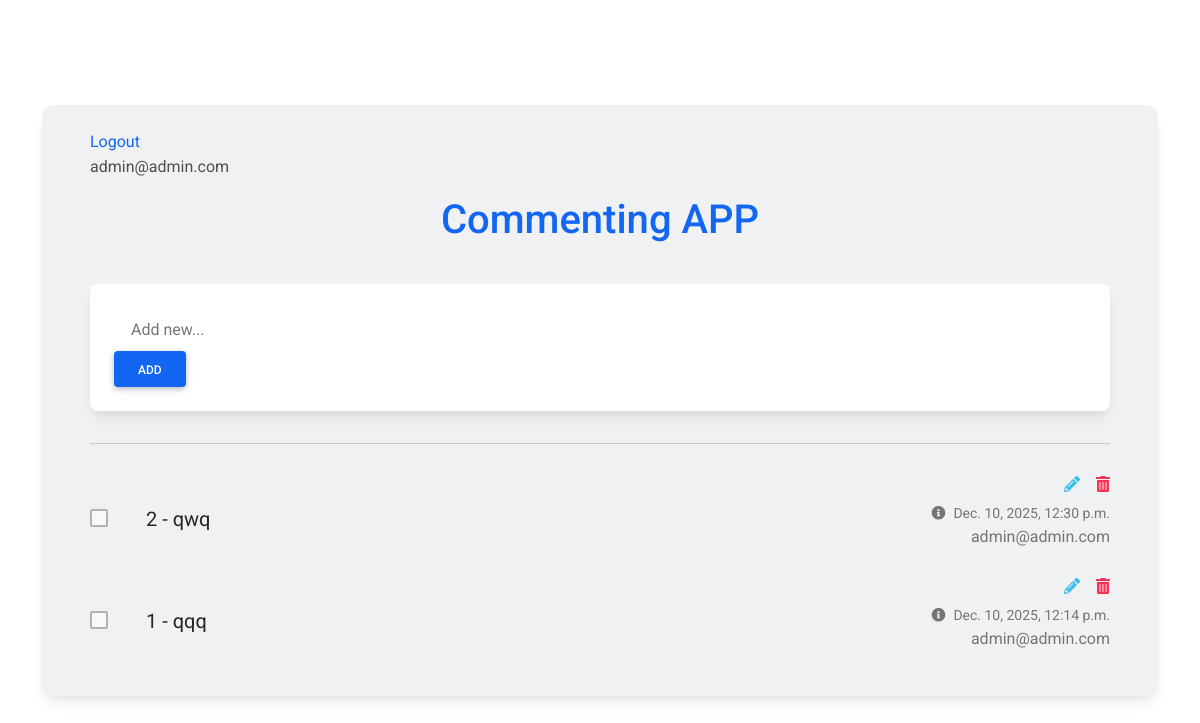
/comment/1 (signed in), run on an earlier commit of the app's database.
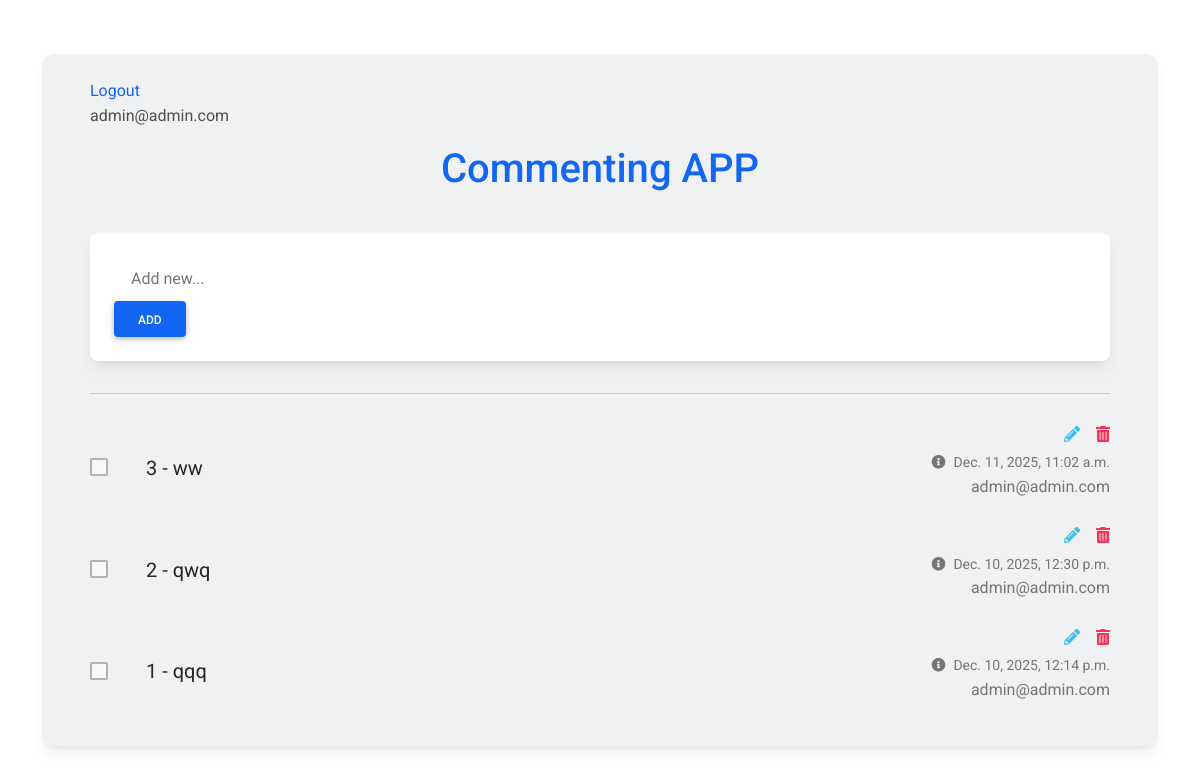
And on a later commit of the database.
### accounts/models.py (models this page shows)
class User(AbstractBaseUser, PermissionsMixin):
    email = models.EmailField(max_length=255, unique=True)
    is_staff = models.BooleanField(default=False)
    is_active = models.BooleanField(default=True)
    is_superuser = models.BooleanField(default=False)
    is_verified = models.BooleanField(default=False)
    created_date = models.DateTimeField(auto_now_add=True)
    updated_date = models.DateTimeField(auto_now=True)
    USERNAME_FIELD = "email"
    REQUIRED_FIELDS = []
    objects = UserManager()
    def __str__(self):
        return self.email

class Profile(models.Model):
    user = models.ForeignKey(User, on_delete=models.CASCADE)
    first_name = models.CharField(max_length=250)
    last_name = models.CharField(max_length=250)
    image = models.ImageField(blank=True, null=True)
    description = models.TextField()
    created_date = models.DateTimeField(auto_now_add=True)
    updated_date = models.DateTimeField(auto_now=True)
    def __str__(self):
        return self.user.email

### comment/models.py (models this page shows, shortened)
class Task(models.Model):
    author = models.ForeignKey("accounts.Profile", on_delete=models.CASCADE)
    post = models.ForeignKey("blog.Post", on_delete=models.CASCADE)
    title = models.CharField(max_length=250, default="test")
    status = models.BooleanField(default=False)
    created_date = models.DateTimeField(auto_now_add=True)
    updated_date = models.DateTimeField(auto_now=True)

### comment/views.py (the view, shortened to what this page needs)
# urls.py: path("<int:pid>", TaskView.as_view(), name="task"),
class TaskView(MyLoginRequiredMixin, CreateView, ListView):
    model = Task
    template_name = "comment/task.html"
    context_object_name = "tasks"
    paginate_by = 50
    form_class = TaskForm
    def get_queryset(self):
        pid = self.kwargs['pid']
        user = self.request.user
        return (
        Task.objects
        .filter(post__id=pid, author__user=user)
        .order_by('-created_date')
        )
    def get_context_data(self, **kwargs):
        context = super().get_context_data(**kwargs)
        context['post'] = Post.objects.get(id=self.kwargs['pid'])
        return context
    def get_initial(self,**kwargs):
        initial = super().get_initial()
        if self.request.user.is_authenticated:
            initial["author"] = Profile.objects.get(user=self.request.user)
        return initial

### comment/forms.py
class TaskForm(forms.ModelForm):
    class Meta:
        model = Task
        fields = ["author","post" ,"title"]
        widgets = {
            "author": forms.HiddenInput(),
        }

### templates/comment/task.html (shortened to what this page needs)
{%load static%}
<!DOCTYPE html>
<html lang="en">
<head>
  <link rel="stylesheet" href="https://use.fontawesome.com/releases/v5.15.2/css/all.css" />
  <link rel="stylesheet" href="{% static "comment/css/bootstrap-to-do-list.min.css" %}" />
</head>
<body>
  <section class="vh-100">
    <div class="container py-5 h-100">
      <div class="row d-flex justify-content-center align-items-center h-100">
        <div class="col">
          <div class="card" id="list1" style="border-radius: .75rem; background-color: #eff1f2;">
            <div class="card-body py-4 px-4 px-md-5">
              <a href="#" onclick="document.getElementById('logout-form').submit();" class="primary-btn">Logout</a>
              <p>{{request.user}}</p>
              <p class="h1 text-center mt-3 mb-4 pb-3 text-primary">
                Commenting APP
              </p>
              <div class="pb-2">
                <div class="card">
                  <div class="card-body">
                    <div class="d-flex flex-row align-items-center">
                      <form action="{% url 'comment:task' pid=post.id %}" method="post">
                        <input type="text" name='title' class="form-control form-control-lg" id="exampleFormControlInput1" placeholder="Add new...">
                        <button type="submit" class="btn btn-primary">Add</button>
                      </form>
                    </div>
                  </div>
                </div>
              </div>
              <hr class="my-4">
              {% for task in tasks %}
              <ul class="list-group list-group-horizontal rounded-0 bg-transparent">
                <li class="list-group-item d-flex align-items-center ps-0 pe-3 py-1 rounded-0 border-0 bg-transparent">
                  <a href="{% url 'comment:task-complete' pid=post.id pk=task.id %}" title="complete todo">
                    <div class="form-check">
                      <input
                      class="form-check-input me-0"
                      type="checkbox"
                      value=''
                      id="flexCheckChecked1"
                      aria-label="..."
                      disabled
                      />
                    </div>
                  </a>
                </li>
                <li class="list-group-item px-3 py-1 d-flex align-items-center flex-grow-1 border-0 bg-transparent">
                  <p class="lead fw-normal mb-0">{{task.id}} - {{task.title}} </p>
                </li>
                <li class="list-group-item ps-3 pe-0 py-1 rounded-0 border-0 bg-transparent">
                  <div class="d-flex flex-row justify-content-end mb-1">
                    <a href="{% url 'comment:task-edit' pid=post.id pk=task.id %}" class="text-info" data-mdb-toggle="tooltip" title="Edit todo"><i class="fas fa-pencil-alt me-3"></i></a>
                    <a href="{% url 'comment:task-delete' pid=post.id pk=task.id %}" class="text-danger" data-mdb-toggle="tooltip" title="Delete todo"><i class="fas fa-trash-alt"></i></a>
                  </div>
                  <div class="text-end text-muted">
                    <a href="#!" class="text-muted" data-mdb-toggle="tooltip" title="Created date">
                      <p class="small mb-0"><i class="fas fa-info-circle me-2"></i>{{task.created_date}}</p></a>
                      <p> {{task.author}} </p>
                  </div>
                </li>
              </ul>
              {% endfor %}
            </div>
          </div>
        </div>
      </div>
    </div>
  </section>
</body>
</html>

### templates/comment/task.html (style rules this page uses)
#list1 .form-control { border-color: transparent; }

What changed in the data, as far as the page shows it:
added Task: id "3", title "ww", created_date "Dec. 11, 2025, 11:02 a.m.", author "admin@admin.com"
